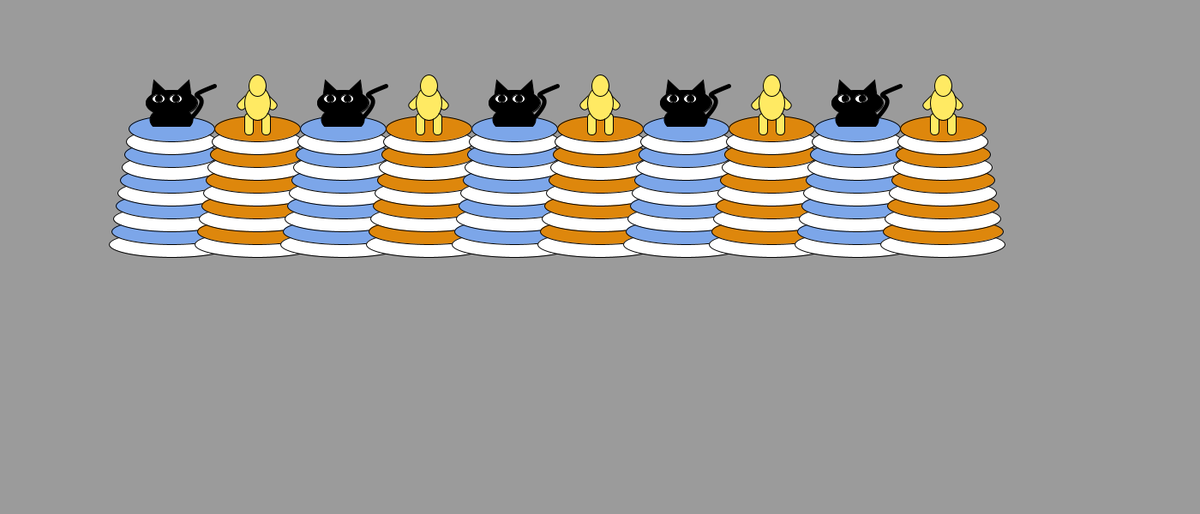
Frame 1 (no input)
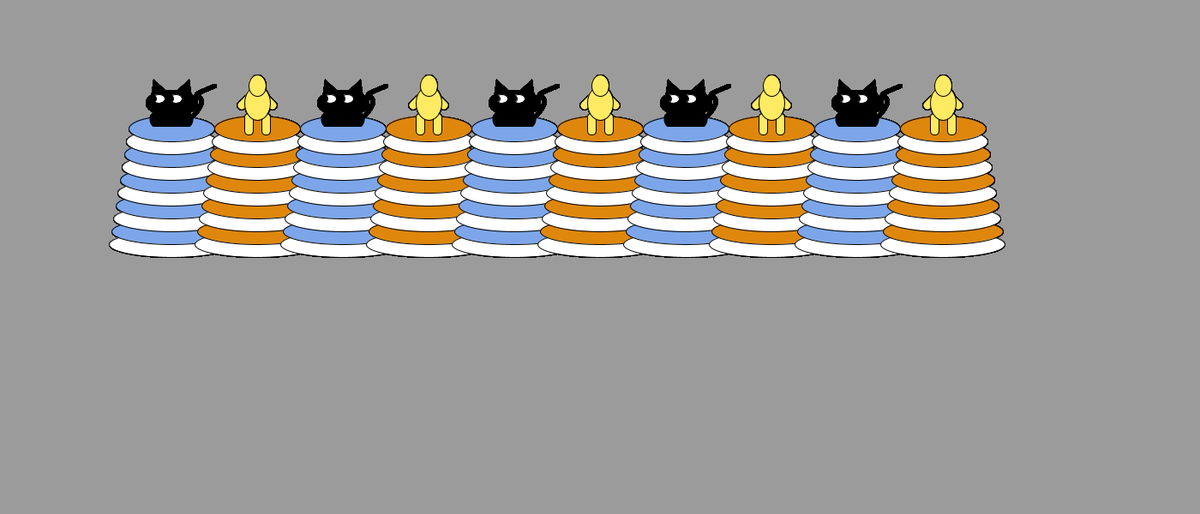
Frame 60 (the mouse pressed at the canvas centre just before this capture)
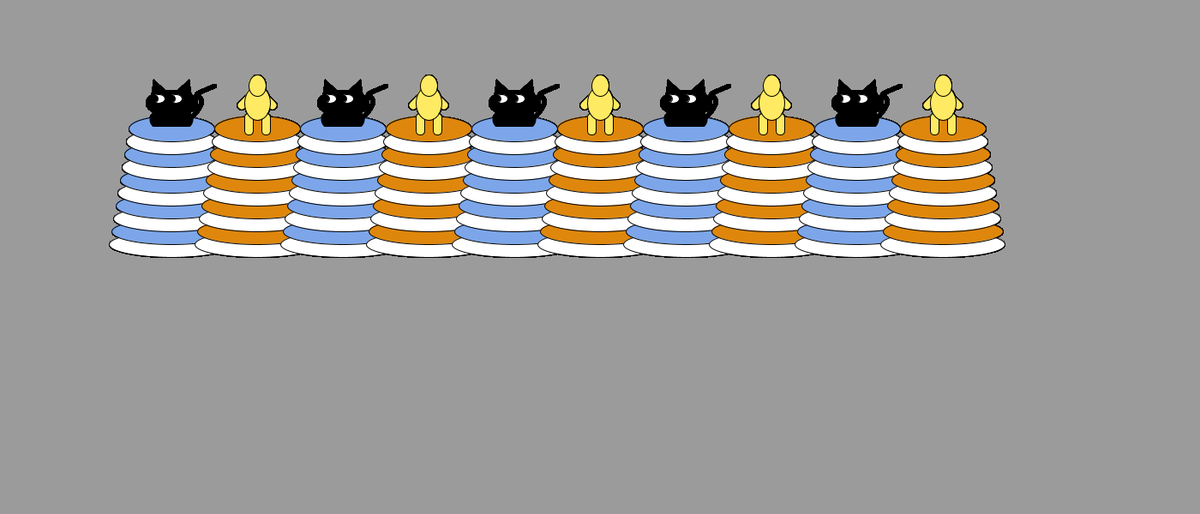
Frame 120 (the mouse held since frame 60 and released just before this capture)

The Processing sketch that drew these frames (run headless with seeded random() and noise(); from frame 60 on, the mouse is pressed at the canvas centre):

// Processing sketch: Cat_person
// ── Cat_person.pde
float kittyEyesOffset = 0.2;
float kittyEyesDx = 0.2;

int isCat = (int) random(2); 
/* 
Fun practice challenge with loops! 
1. Make 10 towers using a loop! 
2. How can you alternate between drawing a person and drawing a cat in the loop? 
-- hint, maybe think about isCat? 
3. How do you make the cats eyes move? What variable should you change? 
*/
void setup() {
  size(1400, 600);
  rectMode(CENTER);
    background(155);

  

}
void draw() {

for(int i = 1; i <= 5; i = i + 1) {
    tower(200 * i, 300, 200, "kitty", color(124, 166, 233));
    tower(100 + 200 * i, 300, 200, "person", color(222, 135, 12));
}
 
  //tower(300, 500, 400, "person", color(222, 135, 12));
  //tower(600, 500, 200, "kitty", color(124, 166, 233));
}

void tower(float xCenter, float yBottom, float h, String figure, color col) {
  float spacing = 30;
  int numLayers = (int) max(h / spacing, 10);
  for (int n = 1; n <= numLayers; n++) {
    if (n % 2 == 0) {
      fill(col);
    } else {
      fill(255);
    }
    ellipse(xCenter,
      yBottom - n * spacing * .5, 150 - n * 5, spacing);
  }
  // figure on top
  float towerTop = yBottom - numLayers * spacing * .5;
  if (figure == "kitty") {
    kitty(xCenter, towerTop);
  } else {
    person(xCenter, towerTop);
  }
}

void kitty(float xCenter, float towerTop) {
  fill(0);
  arc(xCenter, towerTop - 10, 50, 30, radians(150), radians(390), CHORD);
  // tail
  noFill();
  strokeWeight(5);
  bezier(xCenter + 50, towerTop - 50,
    xCenter, towerTop - 30, xCenter + 60, towerTop - 50,
    xCenter + 20, towerTop - 10);
  fill(0);
  strokeWeight(1);
  for (int ear = -1; ear <= 1; ear = ear + 2) {
    push();
    translate(xCenter, towerTop);
    rotate(radians(ear * 20));
    triangle(-10, -40, 10, -40, 0, -60);
    pop();
  }
  // face
  ellipse(xCenter, towerTop - 30, 60, 30);
  fill(255);
  ellipse(xCenter - 15, towerTop - 35, 15, 10);
  ellipse(xCenter + 5, towerTop - 35, 15, 10);

  // eyes, oscillate
  fill(0);
  ellipse(xCenter - 15 + kittyEyesOffset, towerTop - 35, 8, 8);
  ellipse(xCenter + 5 + kittyEyesOffset, towerTop - 35, 8, 8);
  kittyEyesOffset += kittyEyesDx;
  if (kittyEyesOffset >= 8 || kittyEyesOffset <= -8) {
    kittyEyesDx = -kittyEyesDx;
  }
}



void person(float xCenter, float towerTop) {
  fill(255, 234, 99);
  // legs
  rect(xCenter + 10, towerTop - 5, 10, 25, 80);
  rect(xCenter - 10, towerTop - 5, 10, 25, 80);

  // arms
  push();
  translate(xCenter, towerTop - 45);
  rotate(radians(-45));
  rect(0, 10, 10, 40, 70);
  rotate(radians(90));
  rect(0, 10, 10, 40, 70);
  pop();

  ellipse(xCenter, towerTop - 30, 30, 40);
  ellipse(xCenter, towerTop - 50, 20, 25);
}
